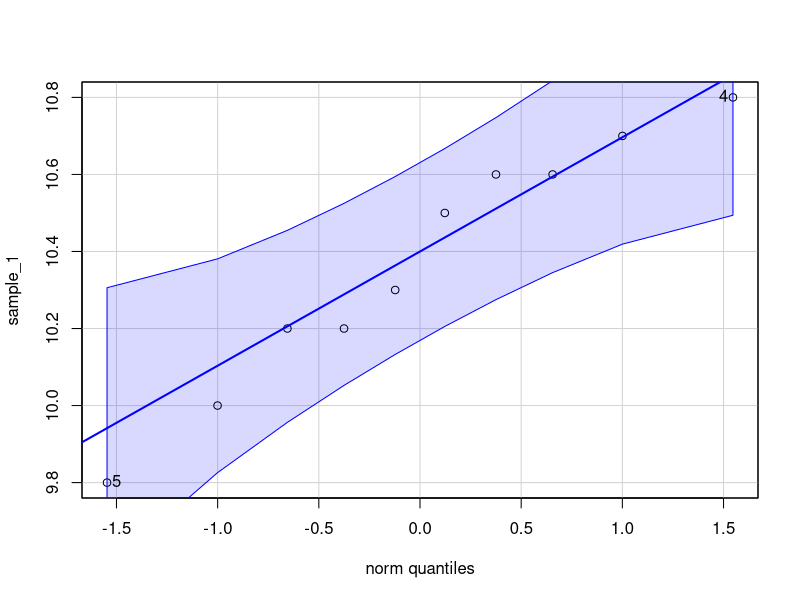
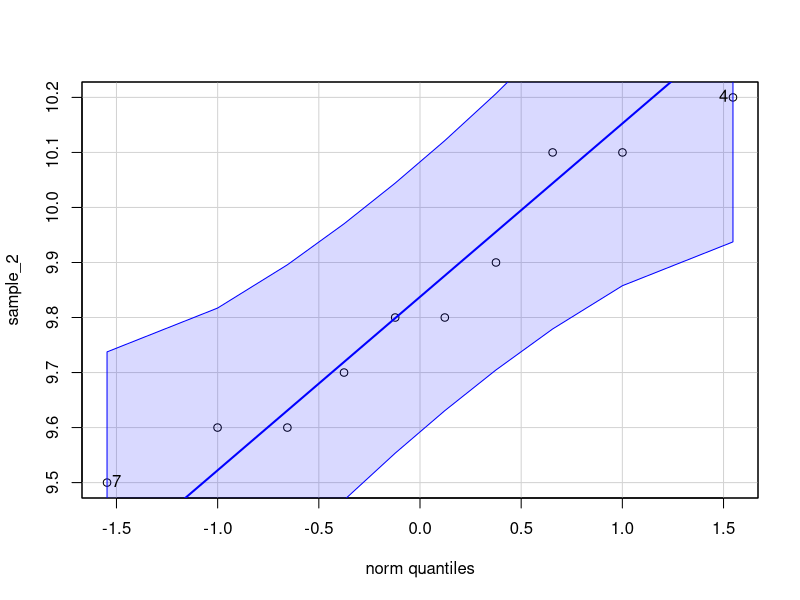
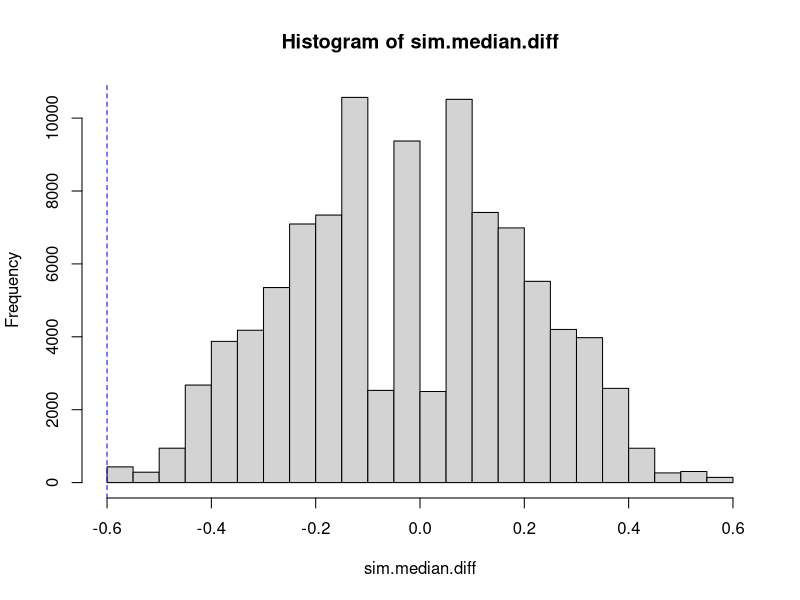

R code for these plots, in order:
#Project Deliverable File

#Data

sample_1 <- c(10.2,10.5,10.3,10.8,9.8,10.6,10.7,10.2,10.0,10.6) #Directly tested

sample_2 <- c(9.8,9.6,10.1,10.2,10.1,9.7,9.5,9.6,9.8,9.9) #Tested after 1 year

#Checking Normality

library(car)
qqPlot(sample_1)
qqPlot(sample_2)

#1. (10 points) At the 5% level, does the company have sufficient evidence to 
#conclude that the product that has been stored for one year has average potency less than advertised?

t.test(sample_2, mu = 10, alternative = 'less')

#ANSWER - Yes, with p = 0.026 < 0.05 we can conclude that true mean for sample_2 was less than 10

#
#
#2. (10 points) Create a 95% confidence interval for the median potency using one of the procedures from class. 
#Does this interval suggest that the true median potency is less than advertised?
library(boot)
boot_out <- boot(sample_1,function(dat,inds){median(dat[inds])},R=10000)
boot.ci(boot_out)

#ANSWER - Yes, based on the interval it can be seen that true median potency is less than advertised. 



#
#
#3. (10 points) At the 5% level, does the company have sufficient evidence to conclude that the product 
#that has been stored for one year has average potency less than the product that has not been stored at all?

var.test(sample_1,sample_2) #F test as p-value > 0.05 hence fail to reject null hypothesis - (Pooled test)

t.test(sample_1, sample_2, alt = 'greater',var.equal=TRUE)

# ANSWER - Yes, with p=0.0002 < 0.05 we reject the hypothesis. Hence, true mean for sample_1 > sample_2.


#
#
#4. (10 points) At the 5% level, does the company have sufficient evidence to conclude that the product 
#that has been stored for one year has median potency less than the product that has not been stored at all?


comb_samp <- c(sample_1,sample_2)

set.seed(1)
obs.median.diff <- median(sample_2) - median(sample_1)

nsim <- 100000

sim.median.diff <- rep(NA,length=nsim)

for (i in 1:nsim){
  med_grps <- sample(c(rep(1,10),rep(2,10)),replace=FALSE)
  sim.median.diff[i] <- median(comb_samp[med_grps==1]) - median(comb_samp[med_grps==2])
}

hist(sim.median.diff);abline(v=obs.median.diff,col="blue",lty=2)
length(sim.median.diff[sim.median.diff<=obs.median.diff])/nsim

